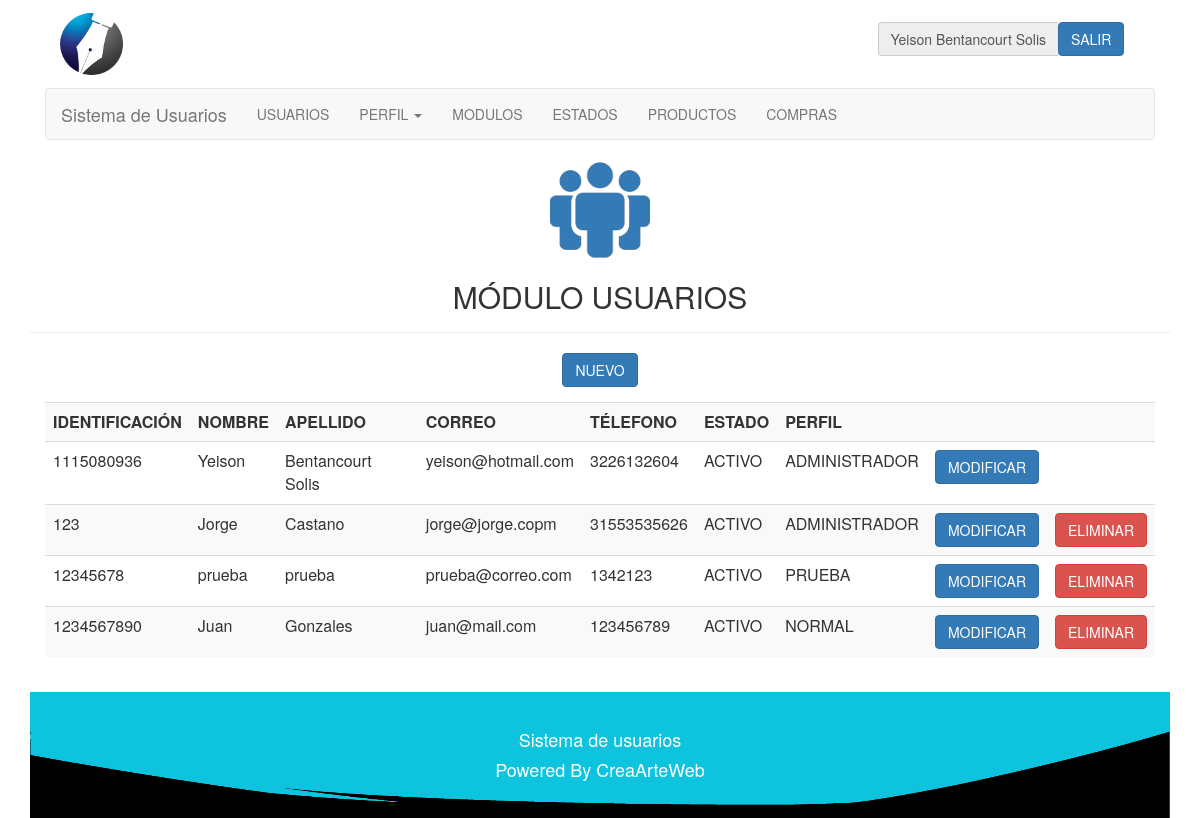
Page /php/usuarios/usuarios.php (signed in) on the committed database.
### tables this page shows
CREATE TABLE IF NOT EXISTS `usuario` (
  `cedula` varchar(30) NOT NULL,
  `nombre` varchar(40) NOT NULL,
  `apellido` varchar(40) NOT NULL,
  `correo` varchar(30) NOT NULL,
  `telefono` varchar(20) NOT NULL,
  `codigoestado` int(2) NOT NULL,
  `pass` varchar(20) NOT NULL,
  `codigoperfil` int(2) NOT NULL,
  `deuda` int(10) NOT NULL,
  PRIMARY KEY (`cedula`)
);

CREATE TABLE IF NOT EXISTS `modulo` (
  `codigomodulo` int(10) NOT NULL,
  `descripcion` varchar(40) NOT NULL,
  `ruta` varchar(40) NOT NULL,
  `tipo` int(2) NOT NULL COMMENT '1-normal, 2-submenu, 3-principal submenu',
  PRIMARY KEY (`codigomodulo`)
);

CREATE TABLE IF NOT EXISTS `estado` (
  `codigoestado` int(3) NOT NULL AUTO_INCREMENT,
  `descripcion` varchar(30) NOT NULL,
  `tipo` int(3) NOT NULL COMMENT '1-estados usuarios, 2-estado de prestamos, 3-estados de recurso',
  PRIMARY KEY (`codigoestado`)
);

CREATE TABLE IF NOT EXISTS `perfil` (
  `codigoperfil` int(2) NOT NULL,
  `descripcion` varchar(20) NOT NULL,
  `tipo` int(5) NOT NULL,
  PRIMARY KEY (`codigoperfil`)
);

### php/lib/session.php (called while the page is built, shortened)
<?php
	include("../class/Usuario.php");
	include("../class/Modulo.php");
	include("../class/Perfil.php");
	if (!isset($_SESSION["iniciada"]))
	{
		header( "location:../lib/logout.php" );
	}
	else
	{
		$miUsuario = unserialize( $_SESSION['miUsuario'] );
	}
?>

### php/lib/conexion.php (called while the page is built, shortened)
<?php
	class Conexion
	{
		private $servidor;
		private $usuario;
		private $enlace;
		private $consulta;
		function Conexion( $servidor, $bd, $usuario, $pass )
		{
			$this->servidor = $servidor;
			$this->bd = $bd;
			$this->usuario = $usuario;
		}
		function conectar()
		{
			$this->enlace = mysql_connect( $this->servidor, $this->usuario);
		}
		function consultarRegistro( $query )
		{
			$this->consulta = mysql_query( $query, $this->enlace );
		}
		function obtenerResultado()
		{
			$this->resultado = mysql_fetch_row( $this->consulta );
			return $this->resultado;
		}
		function getMatrix()
		{
			$matrix = array();
			while( $row = mysql_fetch_array( $this->consulta ) )
			{
				$matrix[] = $row;
			}
			return $matrix;
		}
	}
?>

### php/class/Usuario.php (called while the page is built, shortened)
<?php
	class Usuario
	{
		private $cedula;
		private $nombre;
		private $apellido;
		private $perfil;
		var $conexion;
		function getCedula()
		{
			return $this->cedula;
		}
		function getNombre()
		{
			return $this->nombre;
		}
		function getApellido()
		{
			return $this->apellido;
		}
		function getPerfil()
		{
			return $this->perfil;
		}
		function consultarUsuarios( )
		{
			$query = "SELECT usuario.cedula, usuario.nombre, usuario.apellido, usuario.correo, usuario.telefono, estado.descripcion,
			perfil.descripcion, perfil.tipo
			FROM usuario, estado, perfil
			WHERE usuario.codigoestado=estado.codigoestado
			AND usuario.codigoperfil=perfil.codigoperfil";
			$this -> conexion -> conectar();
			$this -> conexion -> consultarRegistro( $query );
			$matrix = $this -> conexion->getMatrix();
			return $matrix;
		}
	}
?>

### php/class/Modulo.php (called while the page is built, shortened)
<?php
	class Modulo
	{
		var $conexion;
		function setConexion ( $conexion )
		{
			$this -> conexion = $conexion;
		}
		function consultarUnModulo( $id )
		{
			$query = "SELECT *
					FROM modulo
					WHERE codigomodulo=$id";
			$this -> conexion -> conectar();
			$this -> conexion -> consultarRegistro( $query );
			$matrix = $this -> conexion->getMatrix();
			return $matrix;
		}
		function consultarModulosPerfil( $perfil )
		{
			$query = "SELECT * FROM perfilmodulo WHERE codigoperfil = '$perfil' ORDER BY codigomodulo";
			$this -> conexion -> conectar();
			$this -> conexion -> consultarRegistro( $query );
			$matrix = $this -> conexion->getMatrix();
			return $matrix;
		}
		function consultarSubmodulosRecursos( )
		{
			$query = "SELECT * FROM modulo WHERE tipo = 2 ORDER BY codigomodulo";
			$this -> conexion -> conectar();
			$this -> conexion -> consultarRegistro( $query );
			$matrix = $this -> conexion->getMatrix();
			return $matrix;
		}
	}
?>

### php/class/Perfil.php (called while the page is built, shortened)
<?php
	class Perfil
	{
		var $conexion;
		function setConexion ( $conexion )
		{
			$this -> conexion = $conexion;
		}
		function consultarUnPerfil( $id )
		{
			$query = "SELECT * FROM perfil WHERE codigoperfil='$id'";
			$this -> conexion -> conectar();
			$this -> conexion -> consultarRegistro( $query );
			$fila = $this -> conexion -> obtenerResultado();
			$this -> conexion -> cerrarConexion();
			return $fila;
		}
		function consultarPerfiles( )
		{
			$query = "SELECT * FROM perfil ORDER BY codigoperfil";
			$this -> conexion -> conectar();
			$this -> conexion -> consultarRegistro( $query );
			$matrix = $this -> conexion->getMatrix();
			return $matrix;
		}
	}
?>

### php/usuarios/usuarios.php (the view, shortened to what this page needs)
<?php
	include("../lib/session.php");
	$usuarios = $miUsuario -> consultarUsuarios();
	$cedula = $miUsuario -> getCedula();
	$perfil = $miUsuario -> getPerfil();
	$miPerfil = new Perfil("","","");
	$miPerfil -> setConexion( $conexion );
	$datosMiPerfil = $miPerfil->consultarUnPerfil($perfil);
?>
<html>
	<head>
		<link href = "../../css/estilo.css" rel="stylesheet" type="text/css" />
		<link href="../../css/bootstrap.min.css" rel="stylesheet" type="text/css">
	</head>
	<body>
		<div class="container">
			<div class="col-lg-12 col-md-12 col-sm-12 col-xs-12" id='cabecera'>
				<?php
					include('../lib/barraUsuario.php');
				?>
			</div>
			<div class="col-lg-12 col-md-12 col-sm-12 col-xs-12" id='menu'>
				<?php
					include('../lib/menu.php');
				?>
			</div>
			<div class="page-header" align = "center">
				<image src='../../img/usuario.png' class='img-responsive'>
				<h2>MÓDULO USUARIOS</h2>
			</div>
			<?php
				if ($datosMiPerfil[2] == '1') {
					echo "<div align='center' class='class='col-lg-12 col-md-12 col-sm-12 col-xs-12''>
							<button type='button' class='btn btn-primary' data-toggle='modal' data-target='#myModal'>
								NUEVO
							</button>
						</div>";
				}
			 ?>
			<div class="panel-body">
				<div class="table-responsive">
					<table align = "center" cellpadding = "10px" class = "table table-striped table-hover">
						<tr align = "center">
							<th>IDENTIFICACIÓN</th>
							<th>NOMBRE</th>
							<th>APELLIDO</th>
							<th>CORREO</th>
							<th>TÉLEFONO</th>
							<th>ESTADO</th>
							<th>PERFIL</th>
							<th style="width:20px;"> </th>
        					<th style="width:20px;"> </th>
						</tr>
						<?php
							if( $usuarios )
							foreach( $usuarios as $usuario )
							{
								echo
								"<tr>
									<td>$usuario[0]</td>
									<td>$usuario[1]</td>
									<td>$usuario[2]</td>
									<td>$usuario[3]</td>
									<td>$usuario[4]</td>
									<td>$usuario[5]</td>
									<td>$usuario[6]</td>
									";
									if($datosMiPerfil[2] == "1"){
										echo
										"
											<td><a href='modificarUsuario.php?cedula=$usuario[0]'><button type='button' class='btn btn-primary'>MODIFICAR</button></a></td>
										";
									}
									if($datosMiPerfil[2] == "1"){
										 if ($cedula == $usuario[0] && $datosMiPerfil[1] == $usuario[6]){
											echo
											"
												<td><button type='button' class='hide btn btn-danger' data-toggle='modal' data-target='#modalUsuario$usuario[0]'>ELIMINAR</button></td>
											";
										}else{
											echo
											"
												<td><button type='button' class='btn btn-danger' data-toggle='modal' data-target='#modalUsuario$usuario[0]'>ELIMINAR</button></td>
											";
										}
									}else{
										echo
											"
												<td><button type='button' class='hide btn btn-danger' data-toggle='modal' data-target='#modalUsuario$usuario[0]'>ELIMINAR</button></td>
											";
									}
									echo
									"<div align='center' class='modal fade bs-example-modal-smm' id='modalUsuario$usuario[0]' tabindex='-1' role='dialog' aria-labelledby='mySmallModalLabel'>
									  	<div class='modal-dialog modal-sm'>
									    	<div class='modal-content'>
									      		<div class='modal-header'>
									              	<button type='button' class='close' data-dismiss='modal' aria-label='Close'><span aria-hidden='true'>&times;</span></button>
									              	<h4 class='modal-title' id='myModalLabel'>¿Estás seguro?</h4>
									            </div>
									            <div class='modal-body'>
									            	<a href='eliminar.php?cedula=$usuario[0]'><button type='submit' class='btn btn-danger'>SI</button></a>
									            	<button type='button' class='btn btn-default' data-dismiss='modal'>NO</button>
									            </div>
									    	</div>
										</div>
									</div>
								</tr>";
							}
						?>
					</table>
				</div>
			</div>
			<div id="footer" class="col-lg-12 col-md-12 col-sm-12 col-xs-12">
				<?php
					include('../lib/footer.php');
				?>
			</div>
		</div>
	<body>
</html>

### php/lib/barraUsuario.php
<?php
	if(isset($_SESSION["iniciada"]))
	{
		echo
		"<div class='col-lg-1 col-md-1 col-sm-12 col-xs-12'>
			<img src='../../img/logo.png' class='img-responsive logoLogin'>
		</div>
		<div class='barraUsuario input-group col-lg-2 col-md-2 col-lg-offset-9 col-md-offset-9 col-sm-12 col-xs-12'>
	   		<div class='input-group-addon'>".$miUsuario -> getNombre()." ".$miUsuario -> getApellido()."</div>
	  		<a href = '../lib/logout.php'><button type='submit'class='btn btn-primary'>SALIR</button></a>
	    </div>";
	}
?>

### php/lib/menu.php (shortened to what this page needs)
<nav class="navbar navbar-default">
	<div class="container-fluid">
		<div class="navbar-header">
		  	<a class="navbar-brand" href="../lib/home.php">
			  	Sistema de Usuarios
		  	</a>
		</div>
		<div class="collapse navbar-collapse" id="bs-example-navbar-collapse-1">
			<ul class="nav navbar-nav">
				<?php
					$miModulo = new Modulo( "", "", "", "" );
					$miModulo -> setConexion( $conexion );
					$modulosPerfil = $miModulo -> consultarModulosPerfil( $miUsuario->getPerfil() );
					if( $modulosPerfil )
					foreach( $modulosPerfil as $moduloP )
					{
						$modulo = $miModulo->consultarUnModulo( $moduloP[2] );
						if( $modulo )
						foreach( $modulo as $modulo2 )
						{
							if( $modulo2['3'] == 1  )
							{
								echo "<li class='divider-vertical'><a href='".$modulo2['2']."'>".$modulo2['1']."</a></li>";
							}
							if( $modulo2['3'] == 3  )
							{
								echo
									"<li class='dropdown' id='menu1'>
										<a class='dropdown-toggle' data-toggle='dropdown' href='#menu1'>".$modulo2['1']."
											<b class='caret'></b>
										</a>
									<ul class='dropdown-menu'>
										<li><a href='".$modulo2['2']."'>".$modulo2['1']."</a></li>";
										echo"
									</ul>
								</li>";
							}
						}
					}
				?>
		  	</ul>
		</div>
	</div>
</nav>

### css/estilo.css (style rules this page uses)
#footer { background-color: #0EC3DE; background-repeat: no-repeat; background-position: center; padding: 2em 0 2em 0; text-align: center; background-image: url('../img/footer.png'); background-size: 100% 100%; color: #FFF; }
@media screen and (min-width:310px) { .logoLogin { margin: 0 auto; width: 30%; } }
@media screen and (min-width:310px) { .barraUsuario { padding: 5%; } }
@media screen and (min-width:470px) { .logoLogin { margin: 0 auto; width: 20%; } }
@media screen and (min-width:1014px) { .logoLogin { margin-top: 20%; margin-bottom: 20%; width: 100%; } }
@media screen and (min-width:1014px) { .barraUsuario { padding: 2%; } }

### rows in the picture
usuario: nombre "Yeison", apellido "Bentancourt Solis", cedula "1115080936", correo "yeison@hotmail.com", telefono "3226132604", estado.descripcion "ACTIVO", perfil.descripcion "ADMINISTRADOR"
modulo: descripcion "USUARIOS"
modulo: descripcion "PERFIL"
modulo: descripcion "MODULOS"
modulo: descripcion "ESTADOS"
modulo: descripcion "PRODUCTOS"
modulo: descripcion "COMPRAS"
usuario: cedula "123", nombre "Jorge", apellido "Castano", correo "jorge@jorge.copm", telefono "31553535626", estado.descripcion "ACTIVO", perfil.descripcion "ADMINISTRADOR"
usuario: cedula "12345678", nombre "prueba", apellido "prueba", correo "prueba@correo.com", telefono "1342123", estado.descripcion "ACTIVO", perfil.descripcion "PRUEBA"
usuario: cedula "1234567890", nombre "Juan", apellido "Gonzales", correo "juan@mail.com", telefono "123456789", estado.descripcion "ACTIVO", perfil.descripcion "NORMAL"
